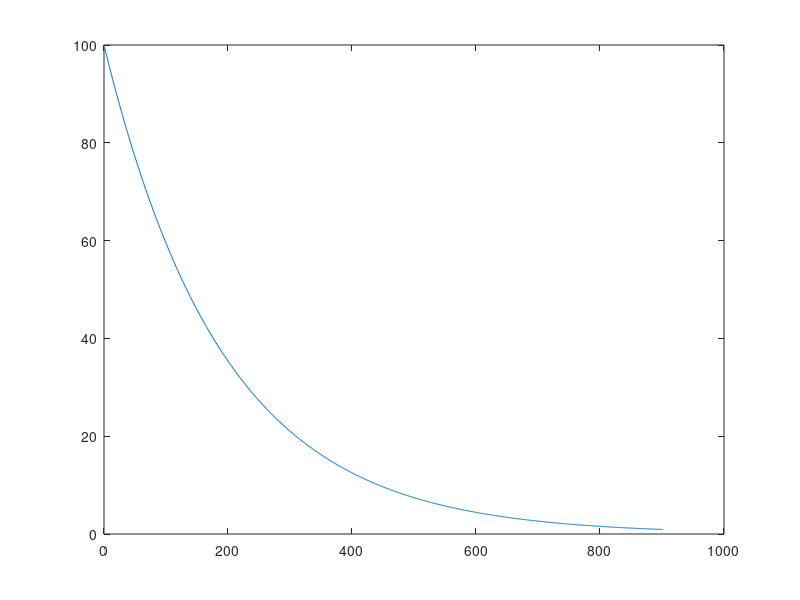

MATLAB code for this plot:

LineLength=1;
z = LineLength;

%attenuation
r0 = 1.72e-6;
er = 1;
f=5; %czestotliwosc
w=2*3.14*f; %omega
u=1; %przenikalnosc magnetyczna

alpha = sqrt((w*u*r0)/2); %wspolczynnik tlumienia

z = 1:0.01:10;
for i = 1:length(z)
    
    E(i)=100*exp((-1)*alpha*i); 

end

channel_data = E;
plot(channel_data);
